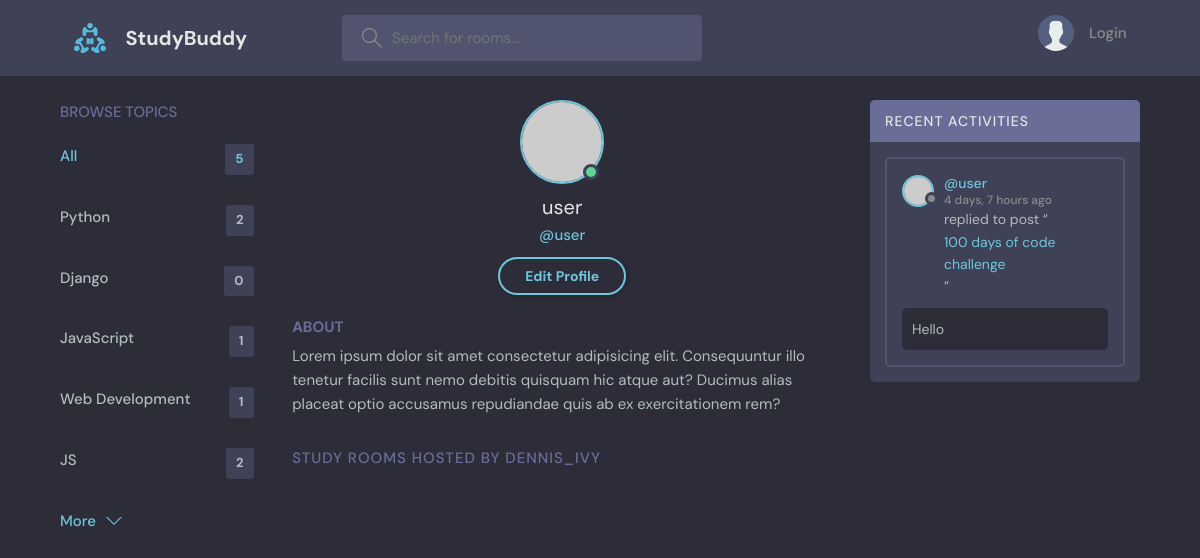
Page /user/3/ on the earlier database version.
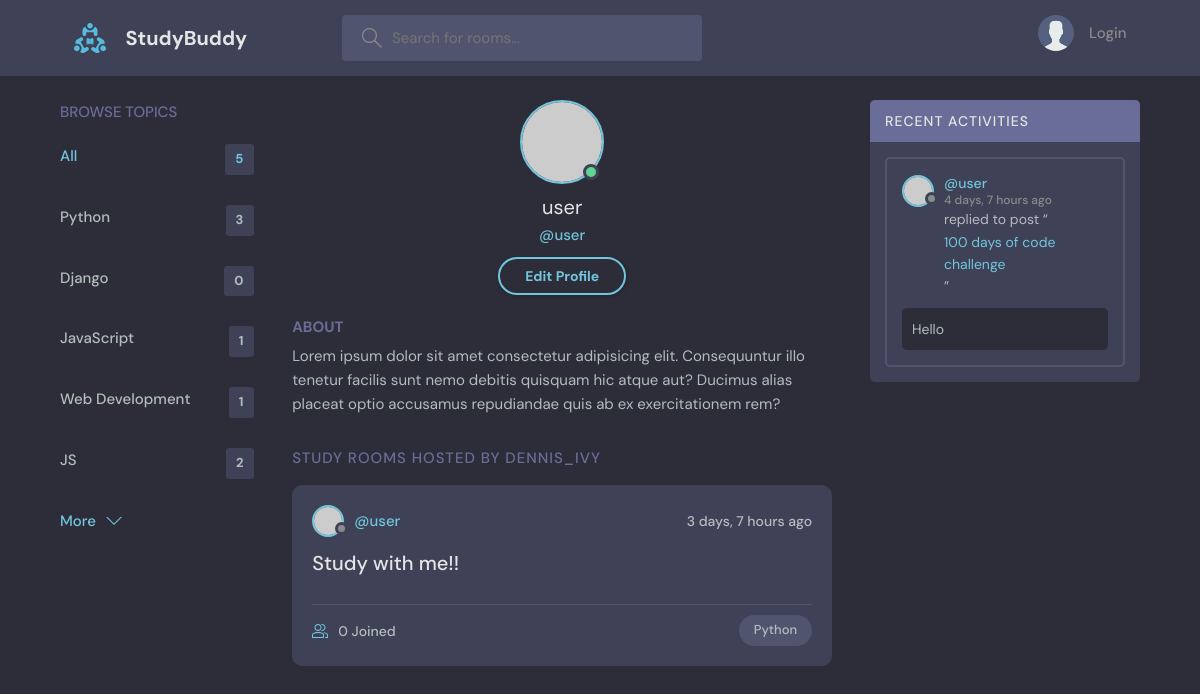
Same page on the later database version.
### base/models.py (models this page shows, shortened)
class Topic(models.Model):
    name = models.CharField(max_length=200)

class Message(models.Model):
    user = models.ForeignKey(User, on_delete=models.CASCADE)
    room = models.ForeignKey(Room, on_delete=models.CASCADE)
    body = models.TextField()
    updated = models.DateTimeField(auto_now=True)
    created = models.DateTimeField(auto_now_add=True)
    class Meta:
        ordering = ['-updated', '-created']
    def __str__(self):
        return self.body[0:50]

class Room(models.Model):
    host = models.ForeignKey(User, on_delete=models.SET_NULL, null=True)
    topic = models.ForeignKey(Topic, on_delete=models.SET_NULL, null=True)
    name = models.CharField(max_length=200)
    description = models.TextField(null=True, blank=True)
    participants = models.ManyToManyField(User, related_name='participants', blank=True)
    updated = models.DateTimeField(auto_now=True)
    created = models.DateTimeField(auto_now_add=True)
    class Meta:
        ordering = ['-updated', '-created']
    def __str__(self):
        return self.name

### base/views.py (the view)
# urls.py: path('user/<str:pk>/', views.userProfile, name='user-profile'),
def userProfile(request, pk):
    user = User.objects.get(id=pk)
    rooms = user.room_set.all()
    room_messages = user.message_set.all()
    topics = Topic.objects.all()
    context = {'user': user, 'rooms': rooms, 'room_messages': room_messages, 'topics': topics}
    return render(request, 'base/profile.html', context)

### base/templates/base/profile.html
{% extends "main.html" %}
{% block content %}
<main class="profile-page layout layout--3">
    <div class="container">
      {% include "base/topics_component.html" %}
      <div class="roomList">
        <div class="profile">
          <div class="profile__avatar">
            <div class="avatar avatar--large active">
              <img src="https://randomuser.me/api/portraits/men/11.jpg" />
            </div>
          </div>
          <div class="profile__info">
            <h3>{{user.username}}</h3>
            <p>@{{user.username}}</p>
            <a href="edit-user.html" class="btn btn--main btn--pill">Edit Profile</a>
          </div>
          <div class="profile__about">
            <h3>About</h3>
            <p>
              Lorem ipsum dolor sit amet consectetur adipisicing elit. Consequuntur illo tenetur
              facilis sunt nemo debitis quisquam hic atque aut? Ducimus alias placeat optio
              accusamus repudiandae quis ab ex exercitationem rem?
            </p>
          </div>
        </div>
        <div class="roomList__header">
          <div>
            <h2>Study Rooms Hosted by dennis_ivy</a>
            </h2>
          </div>
        </div>
        {% include "base/feed_component.html" %}
      </div>
      {% include "base/activity_component.html" %}
    </div>
</main>
{% endblock content %}

### base/templates/base/topics_component.html
<div class="topics">
  <div class="topics__header">
    <h2>Browse Topics</h2>
  </div>
  <ul class="topics__list">
    <li>
      <a href="{% url "home" %}" class="active">All <span>{{topics.count}}</span></a>
    </li>
    {% for topic in topics %}
    <li>
      <a href="{% url "home" %}?q={{topic.name}}">{{topic.name}} <span>{{topic.room_set.all.count}}</span></a>
    </li>
    {% endfor %}
  </ul>
  <a class="btn btn--link" href="topics.html">
    More
    <svg version="1.1" xmlns="http://www.w3.org/2000/svg" width="32" height="32" viewBox="0 0 32 32">
      <title>chevron-down</title>
      <path d="M16 21l-13-13h-3l16 16 16-16h-3l-13 13z"></path>
    </svg>
  </a>
</div>

### base/templates/base/feed_component.html (shortened to what this page needs)
  {% for room in rooms %}
  <div class="roomListRoom">
    <div class="roomListRoom__header">
      {% if room.host %}
      <a href="{% url "user-profile" room.host.id %}" class="roomListRoom__author">
      {% else %}
      <span>Unknown host</span>
      {% endif %}
        <div class="avatar avatar--small">
          <img src="https://randomuser.me/api/portraits/women/11.jpg" />
        </div>
        <span>@{{room.host.username}}</span>
      </a>
      <div class="roomListRoom__actions">
        <span>{{room.created|timesince}} ago</span>
      </div>
    </div>
    <div class="roomListRoom__content">
      <a href="{% url "room" room.id %}">{{room.name}}</a>
    </div>
    <div class="roomListRoom__meta">
      <a href="{% url "room" room.id %}" class="roomListRoom__joined">
        {{room.participants.count}} Joined
      </a>
      <p class="roomListRoom__topic">{{room.topic.name}}</p>
    </div>
  </div>
  {% endfor %}

### base/templates/base/activity_component.html (shortened to what this page needs)
<div class="activities">
  <div class="activities__header">
    <h2>Recent Activities</h2>
  </div>
  {% for message in room_messages %}
  <div class="activities__box">
    <div class="activities__boxHeader roomListRoom__header">
      <a href="{% url "user-profile" message.user.id %}" class="roomListRoom__author">
        <div class="avatar avatar--small">
          <img src="https://randomuser.me/api/portraits/women/11.jpg" />
        </div>
        <p>
          @{{message.user}}
          <span>{{message.created|timesince}} ago</span>
        </p>
      </a>
    </div>
    <div class="activities__boxContent">
      <p>replied to post “<a href="{% url "room" message.room.id %}">{{message.room}}</a>”</p>
      <div class="activities__boxRoomContent">
        {{message}}
      </div>
    </div>
  </div>
  {% endfor %}
</div>

Differences in the rows shown:
computed for Topic "Python": room_set.all.count "2" → "3"
now on this page (row edited): Room: host.username "user", created "3 days, 7 hours", name "Study with me!!", participants.count "0", topic.name "Python"
